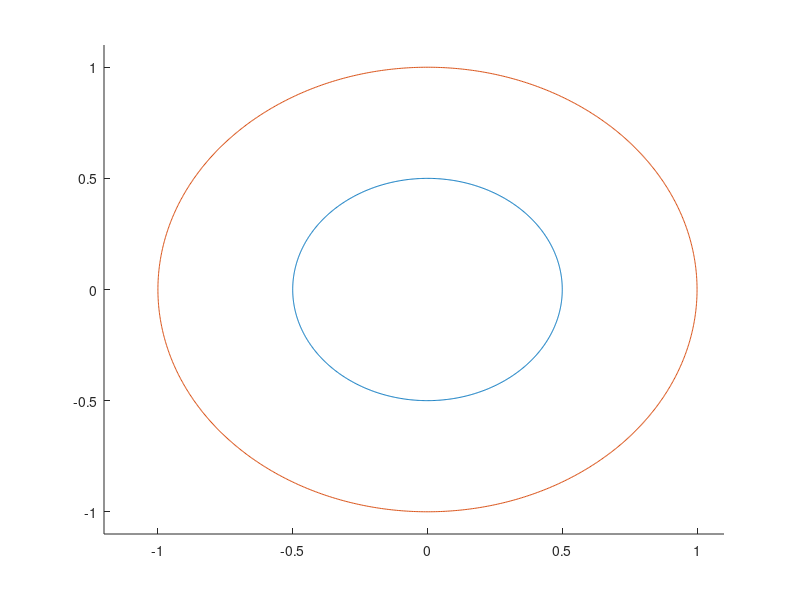

MATLAB code for this plot:
t=linspace(0,1,1000);
hold on
x1=0.5*cos(2*pi*t);
y1=0.5*sin(2*pi*t);
plot(x1,y1)
x=cos(2*pi*t);
y=sin(2*pi*t);
plot(x,y)
axis([-1.2,1.1,-1.1,1.1])